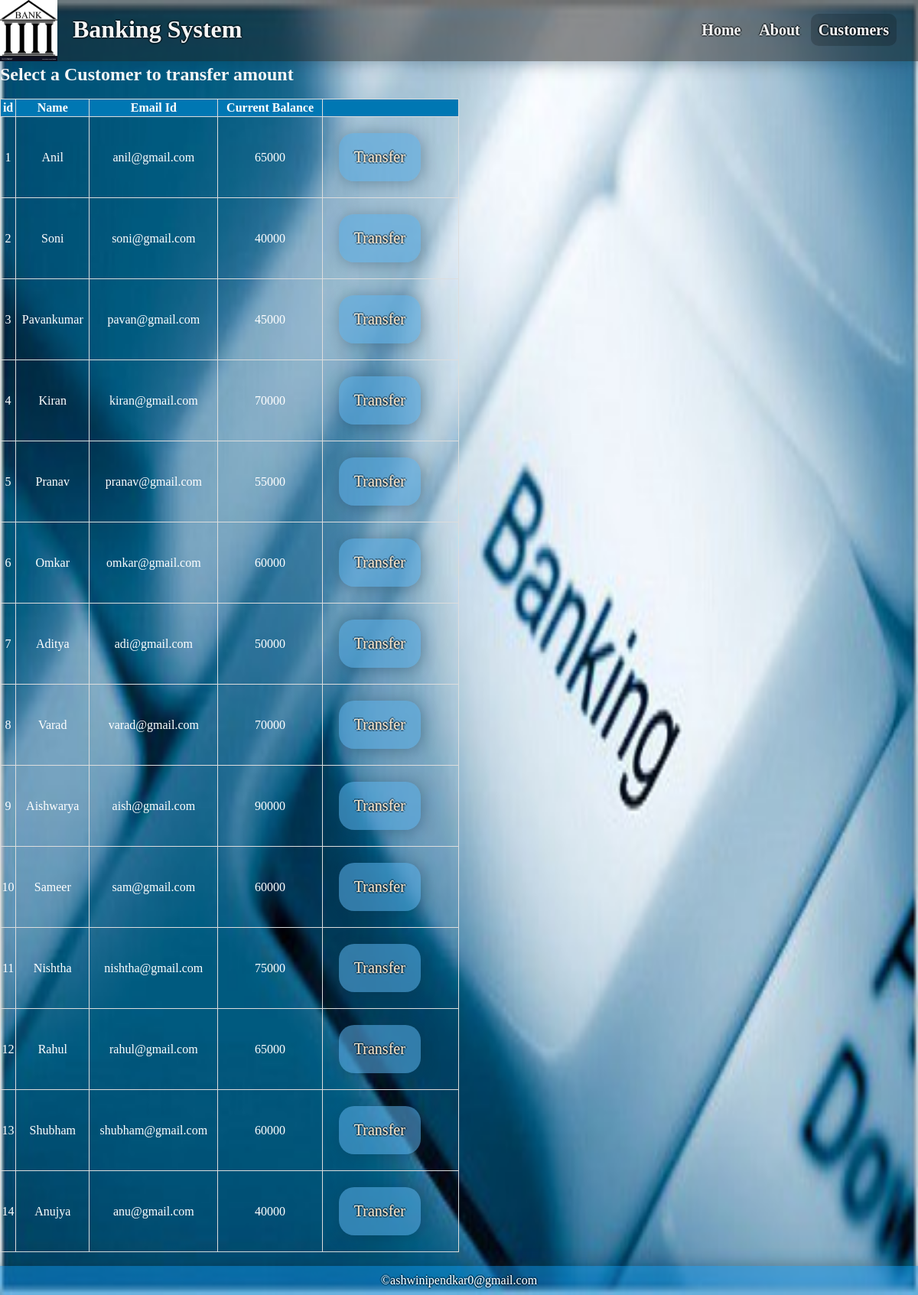
The app's page /view_all_customers.php with its own data.
### tables this page shows
CREATE TABLE `customers` (
  `id` int(3) NOT NULL,
  `name` text NOT NULL,
  `email` varchar(30) NOT NULL,
  `amount` int(8) NOT NULL
);

### view_all_customers.php (the view, shortened to what this page needs)
<!DOCTYPE html>
<html lang="en">
<head>
    <link rel="stylesheet" href="style.css">
</head>
<body>
    <header>
    <img src="logo1.jpg" alt="bank logo">
        <h1>Banking System</h1>
        <nav id="nav_bar">
            <a href="index.php">Home</a>
            <a href="about.html">About</a>
            <a href="view_all_customers.php" class="active">Customers</a>
        </nav>
    </header>
<div>
<?php
    require 'config.php';
    $query = "SELECT * FROM customers";
    $result = mysqli_query($conn,$query);
?>
    <div class="container divStyle">
        <h2>Select a Customer to transfer amount</h2>
        <br>
            <div class="row">
                <div class="col">
                    <div class="table-responsive-sm" style="text-align:center;" >
                    <table class="table roundedCorners tabletext table-sm
                    table-condensed table-bordered table-dark" id="customers">
                        <thead><b>
                            <tr>
                            <th scope="col">id</th>
                            <th scope="col">Name</th>
                            <th scope="col">Email Id</th>
                            <th scope="col">Current Balance</th>
                            <th scope="col"></th>
                            </tr>
                        </b></thead>
                        <tbody>
                <?php
                    while($rows=mysqli_fetch_array($result)){
                ?>
                    <tr>
                        <td><?php echo $rows['id'] ?></td>
                        <td><?php echo $rows['name']?></td>
                        <td><?php echo $rows['email']?></td>
                        <td><?php echo $rows['amount']?></td>
                        <td><a href="transfer.php?id= <?php echo $rows['id'] ;?>">
                         <button type="button" class="button">Transfer</button></a></td>
                    </tr>
                <?php
                    }
                ?>
                        </tbody>
                    </table>
                    </div>
                </div>
            </div>
            </div><br>
</div>
        <footer>
        &copy;<span>ashwinipendkar0@gmail.com</span>
        </footer>
</body>
</html>

### style.css (style rules this page uses)
* { margin: 0px; padding: 0px; font-family: 'Times New Roman', Times, serif; }
body { color: whitesmoke; background-image: url("bank.jpeg"); background-repeat: no-repeat; background-size: 100% 100%; -webkit-text-stroke: 1px solid black; }
header { display: inline-block; background-color: rgba(30, 30, 31, 0.5); width: 100%; color: rgb(245, 245, 245); text-shadow: 2px 0px 0px rgba(0, 1, 2, 0.377), 0px 2px 0px rgba(0, 1, 2, 0.377), -2px 0px 0px rgba(0, 1, 2, 0.377), 0px -2px 0px rgba(0, 1, 2, 0.377); box-shadow: 2px 2px 20px rgba(17, 52, 77, 0.377); }
.active { background-color: rgba(0, 5, 8, 0.2); border-radius: 10px; }
header h1 { margin: 20px; float: left; }
header img { float: left; width: 75px; height: 80px; }
nav { float: right; padding: 28px; }
nav a { text-decoration: none; color: whitesmoke; font-size: 20px; font-weight: bolder; padding: 10px; }
button { display: block; padding: 20px; border-radius: 20px; border: transparent; background-color: rgba(87, 169, 224, 0.582); color: bisque; box-shadow: 2px 2px 20px rgba(17, 52, 77, 0.377); font-size: 20px; margin: 21px; text-shadow: 2px 0px 0px rgba(0, 1, 2, 0.377), 0px 2px 0px rgba(0, 1, 2, 0.377), -2px 0px 0px rgba(0, 1, 2, 0.377), 0px -2px 0px rgba(0, 1, 2, 0.377); }
footer { clear: both; color: white; text-shadow: 2px 0px 0px rgba(0, 1, 2, 0.377), 0px 2px 0px rgba(0, 1, 2, 0.377), -2px 0px 0px rgba(0, 1, 2, 0.377), 0px -2px 0px rgba(0, 1, 2, 0.377); text-align: center; height: 10%; padding: 10px; box-shadow: 2px -2px 20px rgba(17, 52, 77, 0.377); background-color: rgba(17, 143, 226, 0.5); }
a { text-decoration: none; color: whitesmoke; }

### view_all_customers.php (style rules this page uses)
#customers { font-family: Arial, Helvetica, sans-serif; border-collapse: collapse; width: 50%; color: white; }
#customers td, #customers th { border: 1px solid #ddd; }
#customers th { padding-top: 2px; padding-bottom: 2px; text-align: center; background-color:#0077b3; }

### records on screen
customers: id "1", name "Anil", email "anil@gmail.com", amount "65000"
customers: id "2", name "Soni", email "soni@gmail.com", amount "40000"
customers: id "3", name "Pavankumar", email "pavan@gmail.com", amount "45000"
customers: id "4", name "Kiran", email "kiran@gmail.com", amount "70000"
customers: id "5", name "Pranav", email "pranav@gmail.com", amount "55000"
customers: id "6", name "Omkar", email "omkar@gmail.com", amount "60000"
customers: id "7", name "Aditya", email "adi@gmail.com", amount "50000"
customers: id "8", name "Varad", email "varad@gmail.com", amount "70000"
customers: id "9", name "Aishwarya", email "aish@gmail.com", amount "90000"
customers: id "10", name "Sameer", email "sam@gmail.com", amount "60000"
customers: id "11", name "Nishtha", email "nishtha@gmail.com", amount "75000"
customers: id "12", name "Rahul", email "rahul@gmail.com", amount "65000"
customers: id "13", name "Shubham", email "shubham@gmail.com", amount "60000"
customers: id "14", name "Anujya", email "anu@gmail.com", amount "40000"
